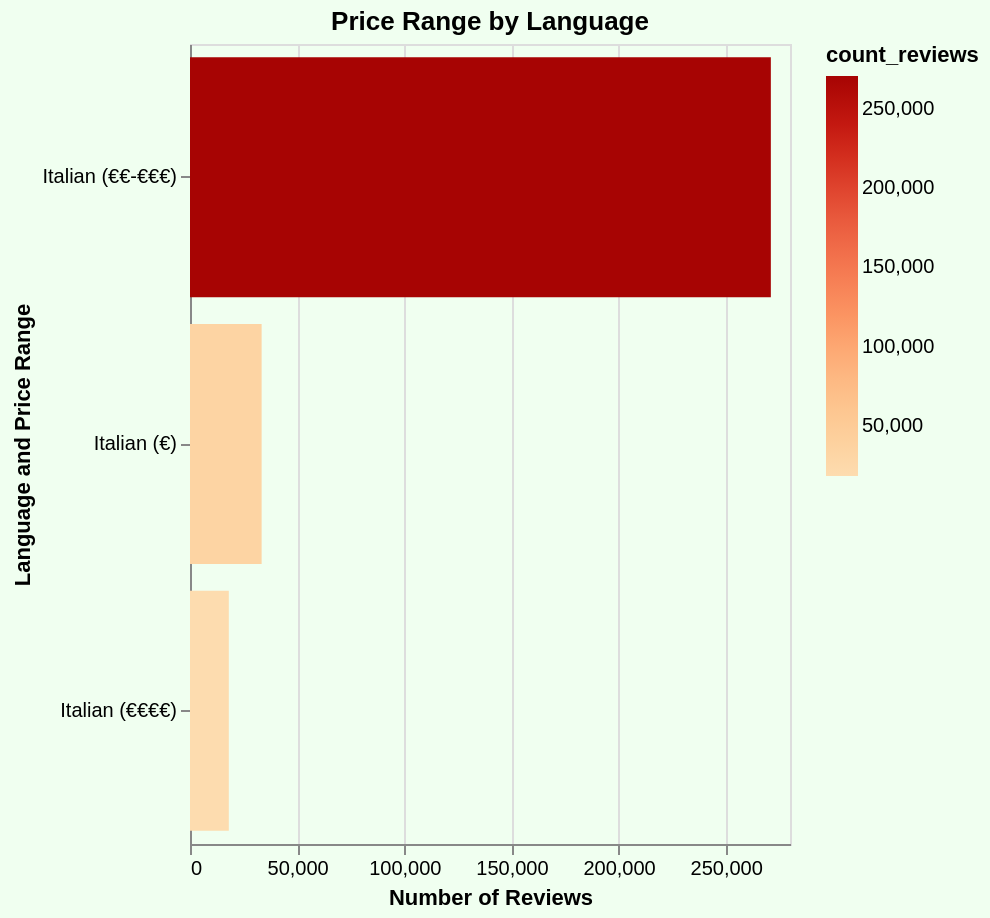

Describe this chart as a Vega-Lite specification.
### Vega-Lite specification from a JSON file in a GitHub repository (floating-point values rounded to 4 significant figures)
{"config": {"view": {"continuousWidth": 300, "continuousHeight": 300}}, "data": {"name": "data-1deb1e66037584da0694e349c09cfd99"}, "mark": {"type": "bar"}, "background": "#f0fff0", "encoding": {"color": {"field": "count_reviews", "scale": {"scheme": "orangered"}, "type": "quantitative"}, "tooltip": [{"field": "count_reviews", "type": "quantitative"}], "x": {"field": "count_reviews", "title": "Number of Reviews", "type": "quantitative"}, "y": {"field": "language_price_range", "sort": "-x", "title": "Language and Price Range", "type": "nominal"}}, "height": 400, "params": [{"name": "param_125", "select": {"type": "point", "fields": ["language"]}, "bind": {"input": "select", "options": ["Italian", "English", "French", "Spanish", "German", "Portuguese", "Dutch", "Russian", "Swedish", "Danish", "Greek", "Norwegian", "Polish", "Japanese", "Hebrew", "Turkish", "Chinese", "Korean", "Hungarian", "Finnish", "Czech", "Latin", "Croatian", "Arabic", "Slovak", "Aragonese", "Occitan", "Galician", "Lithuanian", "Luxembourgish"], "name": "Language"}, "value": "Italian"}], "title": "Price Range by Language", "transform": [{"filter": {"param": "param_125"}}], "width": "container", "$schema": "https://vega.github.io/schema/vega-lite/v5.17.0.json", "datasets": {"data-1deb1e66037584da0694e349c09cfd99": [{"langid": "it", "rest_price_range_TA": "€€-€€€", "count_reviews": 271061, "language": "Italian", "language_price_range": "Italian (€€-€€€)"}, {"langid": "en", "rest_price_range_TA": "€€-€€€", "count_reviews": 84779, "language": "English", "language_price_range": "English (€€-€€€)"}, {"langid": "it", "rest_price_range_TA": "€", "count_reviews": 33423, "language": "Italian", "language_price_range": "Italian (€)"}, {"langid": "fr", "rest_price_range_TA": "€€-€€€", "count_reviews": 27585, "language": "French", "language_price_range": "French (€€-€€€)"}, {"langid": "it", "rest_price_range_TA": "€€€€", "count_reviews": 18109, "language": "Italian", "language_price_range": "Italian (€€€€)"}, {"langid": "es", "rest_price_range_TA": "€€-€€€", "count_reviews": 17962, "language": "Spanish", "language_price_range": "Spanish (€€-€€€)"}, {"langid": "en", "rest_price_range_TA": "€", "count_reviews": 12961, "language": "English", "language_price_range": "English (€)"}, {"langid": "en", "rest_price_range_TA": "€€€€", "count_reviews": 9025, "language": "English", "language_price_range": "English (€€€€)"}, {"langid": "de", "rest_price_range_TA": "€€-€€€", "count_reviews": 7295, "language": "German", "language_price_range": "German (€€-€€€)"}, {"langid": "es", "rest_price_range_TA": "€", "count_reviews": 5505, "language": "Spanish", "language_price_range": "Spanish (€)"}, {"langid": "pt", "rest_price_range_TA": "€€-€€€", "count_reviews": 5373, "language": "Portuguese", "language_price_range": "Portuguese (€€-€€€)"}, {"langid": "fr", "rest_price_range_TA": "€", "count_reviews": 5064, "language": "French", "language_price_range": "French (€)"}, {"langid": "nl", "rest_price_range_TA": "€€-€€€", "count_reviews": 3965, "language": "Dutch", "language_price_range": "Dutch (€€-€€€)"}, {"langid": "ru", "rest_price_range_TA": "€€-€€€", "count_reviews": 3116, "language": "Russian", "language_price_range": "Russian (€€-€€€)"}, {"langid": "fr", "rest_price_range_TA": "€€€€", "count_reviews": 1682, "language": "French", "language_price_range": "French (€€€€)"}, {"langid": "de", "rest_price_range_TA": "€", "count_reviews": 1289, "language": "German", "language_price_range": "German (€)"}, {"langid": "sv", "rest_price_range_TA": "€€-€€€", "count_reviews": 1258, "language": "Swedish", "language_price_range": "Swedish (€€-€€€)"}, {"langid": "da", "rest_price_range_TA": "€€-€€€", "count_reviews": 1223, "language": "Danish", "language_price_range": "Danish (€€-€€€)"}, {"langid": "el", "rest_price_range_TA": "€€-€€€", "count_reviews": 1205, "language": "Greek", "language_price_range": "Greek (€€-€€€)"}, {"langid": "pt", "rest_price_range_TA": "€", "count_reviews": 1051, "language": "Portuguese", "language_price_range": "Portuguese (€)"}, {"langid": "no", "rest_price_range_TA": "€€-€€€", "count_reviews": 1025, "language": "Norwegian", "language_price_range": "Norwegian (€€-€€€)"}, {"langid": "es", "rest_price_range_TA": "€€€€", "count_reviews": 985, "language": "Spanish", "language_price_range": "Spanish (€€€€)"}, {"langid": "pl", "rest_price_range_TA": "€€-€€€", "count_reviews": 928, "language": "Polish", "language_price_range": "Polish (€€-€€€)"}, {"langid": "ja", "rest_price_range_TA": "€€-€€€", "count_reviews": 674, "language": "Japanese", "language_price_range": "Japanese (€€-€€€)"}, {"langid": "nl", "rest_price_range_TA": "€", "count_reviews": 652, "language": "Dutch", "language_price_range": "Dutch (€)"}, {"langid": "ru", "rest_price_range_TA": "€", "count_reviews": 593, "language": "Russian", "language_price_range": "Russian (€)"}, {"langid": "de", "rest_price_range_TA": "€€€€", "count_reviews": 570, "language": "German", "language_price_range": "German (€€€€)"}, {"langid": "pt", "rest_price_range_TA": "€€€€", "count_reviews": 519, "language": "Portuguese", "language_price_range": "Portuguese (€€€€)"}, {"langid": "he", "rest_price_range_TA": "€€-€€€", "count_reviews": 472, "language": "Hebrew", "language_price_range": "Hebrew (€€-€€€)"}, {"langid": "pl", "rest_price_range_TA": "€", "count_reviews": 412, "language": "Polish", "language_price_range": "Polish (€)"}, {"langid": "tr", "rest_price_range_TA": "€€-€€€", "count_reviews": 389, "language": "Turkish", "language_price_range": "Turkish (€€-€€€)"}, {"langid": "ru", "rest_price_range_TA": "€€€€", "count_reviews": 342, "language": "Russian", "language_price_range": "Russian (€€€€)"}, {"langid": "zh", "rest_price_range_TA": "€€-€€€", "count_reviews": 331, "language": "Chinese", "language_price_range": "Chinese (€€-€€€)"}, {"langid": "ko", "rest_price_range_TA": "€€-€€€", "count_reviews": 302, "language": "Korean", "language_price_range": "Korean (€€-€€€)"}, {"langid": "nl", "rest_price_range_TA": "€€€€", "count_reviews": 285, "language": "Dutch", "language_price_range": "Dutch (€€€€)"}, {"langid": "el", "rest_price_range_TA": "€", "count_reviews": 285, "language": "Greek", "language_price_range": "Greek (€)"}, {"langid": "hu", "rest_price_range_TA": "€€-€€€", "count_reviews": 219, "language": "Hungarian", "language_price_range": "Hungarian (€€-€€€)"}, {"langid": "sv", "rest_price_range_TA": "€", "count_reviews": 201, "language": "Swedish", "language_price_range": "Swedish (€)"}, {"langid": "fi", "rest_price_range_TA": "€€-€€€", "count_reviews": 171, "language": "Finnish", "language_price_range": "Finnish (€€-€€€)"}, {"langid": "da", "rest_price_range_TA": "€", "count_reviews": 165, "language": "Danish", "language_price_range": "Danish (€)"}, {"langid": "cs", "rest_price_range_TA": "€€-€€€", "count_reviews": 159, "language": "Czech", "language_price_range": "Czech (€€-€€€)"}, {"langid": "no", "rest_price_range_TA": "€", "count_reviews": 140, "language": "Norwegian", "language_price_range": "Norwegian (€)"}, {"langid": "tr", "rest_price_range_TA": "€", "count_reviews": 128, "language": "Turkish", "language_price_range": "Turkish (€)"}, {"langid": "no", "rest_price_range_TA": "€€€€", "count_reviews": 121, "language": "Norwegian", "language_price_range": "Norwegian (€€€€)"}, {"langid": "da", "rest_price_range_TA": "€€€€", "count_reviews": 120, "language": "Danish", "language_price_range": "Danish (€€€€)"}, {"langid": "la", "rest_price_range_TA": "€€-€€€", "count_reviews": 111, "language": "Latin", "language_price_range": "Latin (€€-€€€)"}, {"langid": "ja", "rest_price_range_TA": "€", "count_reviews": 108, "language": "Japanese", "language_price_range": "Japanese (€)"}, {"langid": "sv", "rest_price_range_TA": "€€€€", "count_reviews": 104, "language": "Swedish", "language_price_range": "Swedish (€€€€)"}, {"langid": "el", "rest_price_range_TA": "€€€€", "count_reviews": 98, "language": "Greek", "language_price_range": "Greek (€€€€)"}, {"langid": "he", "rest_price_range_TA": "€", "count_reviews": 91, "language": "Hebrew", "language_price_range": "Hebrew (€)"}, {"langid": "zh", "rest_price_range_TA": "€", "count_reviews": 85, "language": "Chinese", "language_price_range": "Chinese (€)"}, {"langid": "hu", "rest_price_range_TA": "€", "count_reviews": 77, "language": "Hungarian", "language_price_range": "Hungarian (€)"}, {"langid": "ja", "rest_price_range_TA": "€€€€", "count_reviews": 74, "language": "Japanese", "language_price_range": "Japanese (€€€€)"}, {"langid": "hr", "rest_price_range_TA": "€€-€€€", "count_reviews": 65, "language": "Croatian", "language_price_range": "Croatian (€€-€€€)"}, {"langid": "ko", "rest_price_range_TA": "€", "count_reviews": 63, "language": "Korean", "language_price_range": "Korean (€)"}, {"langid": "ar", "rest_price_range_TA": "€€-€€€", "count_reviews": 61, "language": "Arabic", "language_price_range": "Arabic (€€-€€€)"}, {"langid": "sk", "rest_price_range_TA": "€€-€€€", "count_reviews": 56, "language": "Slovak", "language_price_range": "Slovak (€€-€€€)"}, {"langid": "zh", "rest_price_range_TA": "€€€€", "count_reviews": 50, "language": "Chinese", "language_price_range": "Chinese (€€€€)"}, {"langid": "he", "rest_price_range_TA": "€€€€", "count_reviews": 45, "language": "Hebrew", "language_price_range": "Hebrew (€€€€)"}, {"langid": "cs", "rest_price_range_TA": "€", "count_reviews": 44, "language": "Czech", "language_price_range": "Czech (€)"}, {"langid": "an", "rest_price_range_TA": "€€-€€€", "count_reviews": 41, "language": "Aragonese", "language_price_range": "Aragonese (€€-€€€)"}, {"langid": "tr", "rest_price_range_TA": "€€€€", "count_reviews": 37, "language": "Turkish", "language_price_range": "Turkish (€€€€)"}, {"langid": "pl", "rest_price_range_TA": "€€€€", "count_reviews": 35, "language": "Polish", "language_price_range": "Polish (€€€€)"}, {"langid": "fi", "rest_price_range_TA": "€", "count_reviews": 32, "language": "Finnish", "language_price_range": "Finnish (€)"}, {"langid": "ko", "rest_price_range_TA": "€€€€", "count_reviews": 19, "language": "Korean", "language_price_range": "Korean (€€€€)"}, {"langid": "sk", "rest_price_range_TA": "€", "count_reviews": 15, "language": "Slovak", "language_price_range": "Slovak (€)"}, {"langid": "la", "rest_price_range_TA": "€", "count_reviews": 15, "language": "Latin", "language_price_range": "Latin (€)"}, {"langid": "hr", "rest_price_range_TA": "€", "count_reviews": 15, "language": "Croatian", "language_price_range": "Croatian (€)"}, {"langid": "oc", "rest_price_range_TA": "€€-€€€", "count_reviews": 13, "language": "Occitan", "language_price_range": "Occitan (€€-€€€)"}, {"langid": "ar", "rest_price_range_TA": "€", "count_reviews": 13, "language": "Arabic", "language_price_range": "Arabic (€)"}, {"langid": "gl", "rest_price_range_TA": "€€-€€€", "count_reviews": 12, "language": "Galician", "language_price_range": "Galician (€€-€€€)"}, {"langid": "lt", "rest_price_range_TA": "€€-€€€", "count_reviews": 11, "language": "Lithuanian", "language_price_range": "Lithuanian (€€-€€€)"}, {"langid": "lb", "rest_price_range_TA": "€€-€€€", "count_reviews": 11, "language": "Luxembourgish", "language_price_range": "Luxembourgish (€€-€€€)"}]}}
